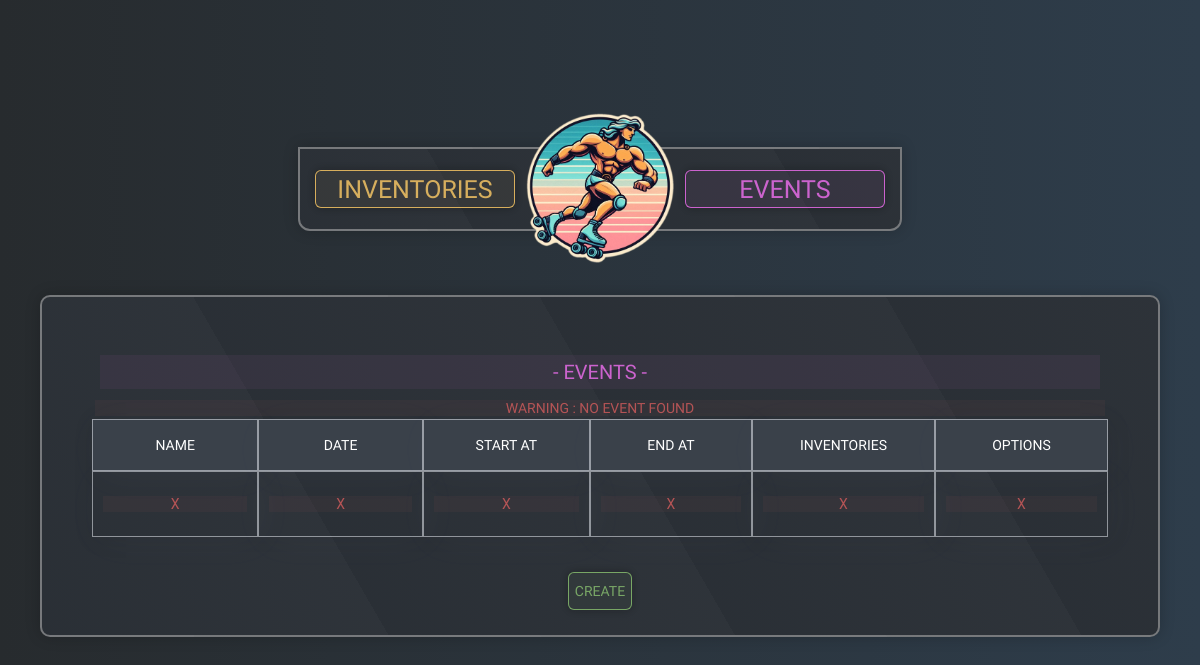
Before: /Events/ with the older database file.
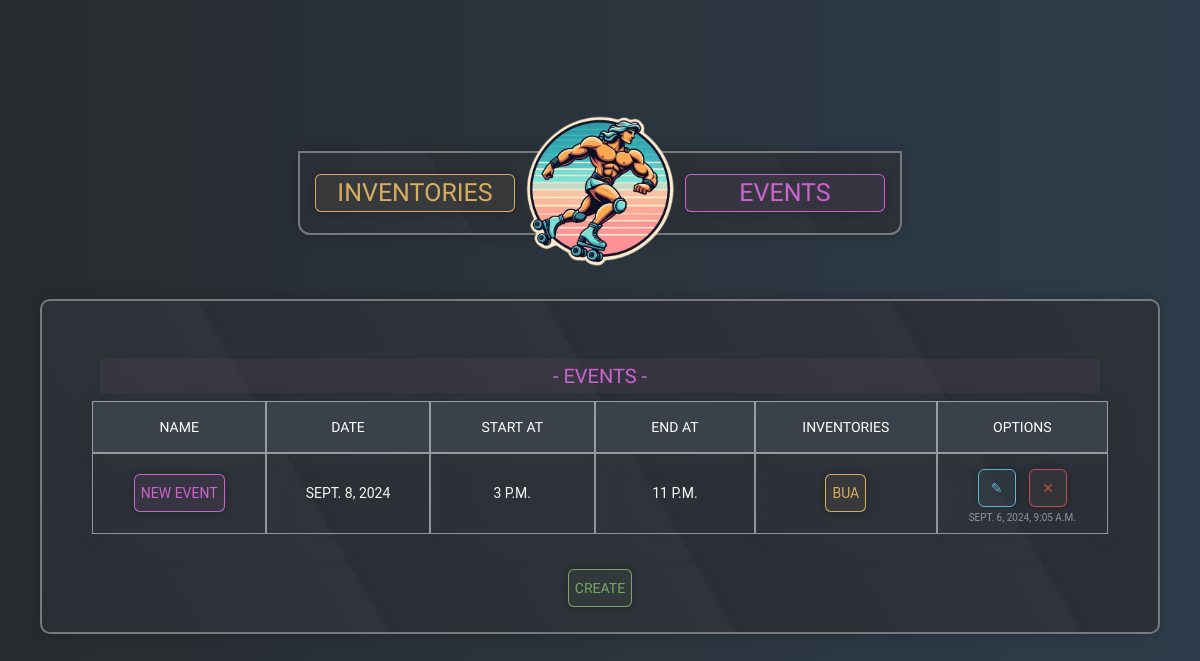
After: the same page with the newer database file.
### Event/models.py (models this page shows)
class Event(models.Model):
    name = models.CharField(max_length=50)
    date = models.DateField()
    start_time = models.TimeField()
    end_time = models.TimeField()
    inventories = models.ManyToManyField(Inventory)
    last_updated = models.DateTimeField(auto_now=True)

### Inventory/models.py (models this page shows, shortened)
class Inventory(models.Model):
    name = models.CharField(max_length=50)
    address = models.CharField(max_length=255)
    last_updated = models.DateTimeField(auto_now=True)

### Event/views.py (the view)
# urls.py: path('Events/', views.List_Event, name='event-list'),
def List_Event(request):
    template = "Event/event_list.html"
    events = Event.objects.all()
    context ={
        'events': events,
    }
    return render(request, template, context)

### Event/templates/Event/event_list.html (shortened to what this page needs)
{% extends "Inventory/base.html" %}
{% block content %}
  <div class = "scroll-table">
    <table>
      <caption>
        <h1 class="event">- Events -</h1>
      </caption>
      <thead>
          <tr>
              <th>Name</th>
              <th>Date</th>
              <th>Start at</th>
              <th>End at</th>
              <th>Inventories</th>
              <th>Options</th>
          </tr>
      </thead>
      <tbody>
        {% for event in events %}
        <tr class="clickable-row" data-href="{%url 'event-detail' event.id%}">
            <td><a class="btn event" href="{% url 'event-detail' event.id %}">{{ event.name }}</a></td>
            <td>{{ event.date }}</td>
            <td>{{ event.start_time }}</td>
            <td>{{ event.end_time }}</td>
            <td>
              {% for inventory in event.inventories.all %}
              <a class="btn inventory" href="{% url 'inventory-detail' inventory.id %}">{{inventory.name}}</a>
              {% endfor %}
            </td>
            <td>
              <div>
                <a class="btn update shake" href="{% url 'event-update' event.id %}">&#9998;</a>
                <a class="btn danger shake" href="{% url 'event-delete' event.id %}">&#10005;</a>
              </div>
              <div class="small">
                {{ event.last_updated }}
              </div>
            </td>
        </tr>
        {% empty %}
              <td><p class="danger">X</p></td>
              <td><p class="danger">X</p></td>
              <td><p class="danger">X</p></td>
              <td><p class="danger">X</p></td>
              <td><p class="danger">X</p></td>
              <td><p class="danger">X</p></td>
            </tbody>
            <caption class="danger">Warning : No Event Found</caption>
          </table>
        {% endfor %}
      </tbody>
    </table>
  </div>
  <a class="btn create" href="{% url 'event-create'%}">Create</a>
{% endblock %}

### Inventory/templates/Inventory/base.html (shortened to what this page needs)
{% load static %}
<!DOCTYPE html>
<html lang="en">
<head>
    <link rel="stylesheet" type="text/css" href= "{% static 'Inventory/style.css'%}">
</head>
<body>
    <nav>
        {% block navbar %}
            <a class="nav-item btn inventory" href="{% url 'inventory-list'%}">Inventories</a>
            <a href="{% url 'home'%}"><img class="nav-home-sticker" src="{% static 'Inventory/hercule_on_rollerskates.png'%}"></a>
            <a class="nav-item btn event" href="{% url 'event-list'%}">Events</a>
        {% endblock %}
    </nav>
    <main class = "column">
        {% block content %}
        {% endblock %}
    </main>
</body>
</html>

### Inventory/static/Inventory/style.css (style rules this page uses)
body { font-family: "Jura", sans-serif; font-weight: 400; font-optical-sizing: auto; font-style: normal; text-transform: uppercase; height: 100vh; display: flex; flex-direction: column; align-items: center; justify-content: center; position: relative; color: #f7f6f2; background: linear-gradient(to right, #272b2e, #2e3d4b), linear-gradient(to bottom, #ffd9fd, #ffdfb6); font-size: 14px; margin: 0px; }
nav { background: repeating-linear-gradient( 60deg, hsla(214, 8%, 17%, 0.1), hsla(216, 3%, 34%, 0.1) 150px, hsla(213, 15%, 24%, 0.1), hsla(0, 0%, 22%, 0.05) 5px ); display: flex; flex-direction: row; justify-content:center; align-items: center; position: sticky; padding: 0; padding-inline: 0; left: auto; width: 600px; height: 10vh; top: 5vh; margin: 3vh; background-color: hsl(214, 14%, 19%); border: 2px solid hsla(45, 8%, 90%, 0.4); border-bottom-right-radius: 12px; border-bottom-left-radius: 12px; box-shadow: 0px 0px 15px rgba(0, 0, 0, 0.2); z-index: 2; transition: all 0.3s ease 0.01s; }
.nav-item { font-size: 25px; width: 200px; height: fit-content; text-align: center; justify-content: center; box-sizing: border-box; }
.nav-home-sticker { flex:2; width: 148px; height: 150px; animation: sticker-floating 9s infinite ease-in-out 0.05s; transition: all 0.1s ease 0.01s; }
main { background: repeating-linear-gradient( 60deg, hsla(214, 8%, 17%, 0.1), hsla(216, 3%, 34%, 0.1) 300px, hsla(213, 15%, 24%, 0.1), hsla(0, 0%, 22%, 0.05) 5px ); display: flex; flex-direction: column; align-items: center; justify-content: center; padding: 20px; margin: 5vh; background-color: hsl(214, 14%, 19%); width: fit-content; height: fit-content; border: 2px solid hsla(45, 8%, 90%, 0.4); border-radius: 10px; box-shadow: 0px 0px 15px rgba(0, 0, 0, 0.2); transition: all 0.3s ease-in-out 0.3s; }
.column { flex-direction: column; align-items: center; justify-content: center; text-align: center; }
h1 { font-weight: normal; padding: 5px; margin: 5px; font-size: 20px; }
a { color: #f7f6f2; text-decoration: none; list-style: none; width: fit-content; height: fit-content; padding: 2px; margin: 4px; transition: all 0.1s ease-in-out 0.01s; }
.btn { display: inline-flex; align-items: center; justify-content: center; justify-items: center; box-sizing: border-box; color: #b6b6b6; border: 1px solid; border-color: hsl(0, 0%, 71%); border-radius: 6px; background-color: transparent; background-color: hsla(0, 0%, 71%, 0.05); font-weight: normal; min-width: 38px; min-height: 38px; padding-inline: 6px; margin: 5px; filter: blur(0) saturate(1) opacity(1); cursor: pointer; text-align: center; animation: blurry 3s infinite linear; transition: all 0.3s ease 0.1s; box-shadow: 0px 0px 10px rgb(10, 10, 10, 0.3); }
.inventory { color: hsl(40, 100%, 70%, 0.8); border-color: hsla(40, 100%, 70%, 0.8); background-color: hsla(40, 90%, 70%, 0.05); }
.event { color: hsla(300, 82%, 69%, 0.8); border-color: hsla(300, 82%, 69%, 0.8); background-color: hsla(300, 82%, 69%, 0.05); animation: glow 2s infinite ease-in-out 0.1s; }
.danger { color: hsla(0, 60%, 60%, 0.8); border-color: hsla(0, 60%, 60%, 0.8); background-color: hsla(0, 60%, 60%, 0.05); }
.create { color: hsla(100, 40%, 60%, 0.8); border-color: hsla(100, 40%, 60%, 0.8); background-color: hsla(100, 40%, 60%, 0.05); }
.update { color: hsla(197, 60%, 60%, 1); border-color: hsla(197, 60%, 60%, 1); background-color: hsla(197, 60%, 60%, 0.05); }
table { border-spacing: 0px; border-collapse:separate; height: fit-content; width: auto; text-align: center; margin:30px; box-shadow: 2px 2px 20px rgba(0, 0, 0, 0.1); }
caption { margin: 3px; }
.scroll-table { max-height:400px; overflow-y: auto; margin: 0px; }
td { background: transparent; inline-size:auto; transition: all 0.3s ease 0.1s; font-family: "Roboto", sans-serif; }
th { position: sticky; background-color: hsl(214, 12%, 26%); color: #fff; z-index: 1; top: 0px; font-weight: 400; width: 200px; height: 30px; }
th, td { border: 1px solid hsla(210, 100%, 98%, 0.5); padding: 10px; transition: all 0.3s ease; box-shadow: 5px 5px 40px rgba(213, 231, 255, 0.03); }
.small { font-size: 10px; color: #c7c7c7a9; }

Changed rows visible on the page:
added Event: name "NEW EVENT", date "SEPT. 8, 2024", start_time "3 P.M.", end_time "11 P.M.", last_updated "SEPT. 6, 2024, 9:05 A.M."
now on this page (row unchanged): Inventory: name "BUA"
Other visible differences:
text no longer shown: "X X X X X X WARNING : NO EVENT FOUND"
